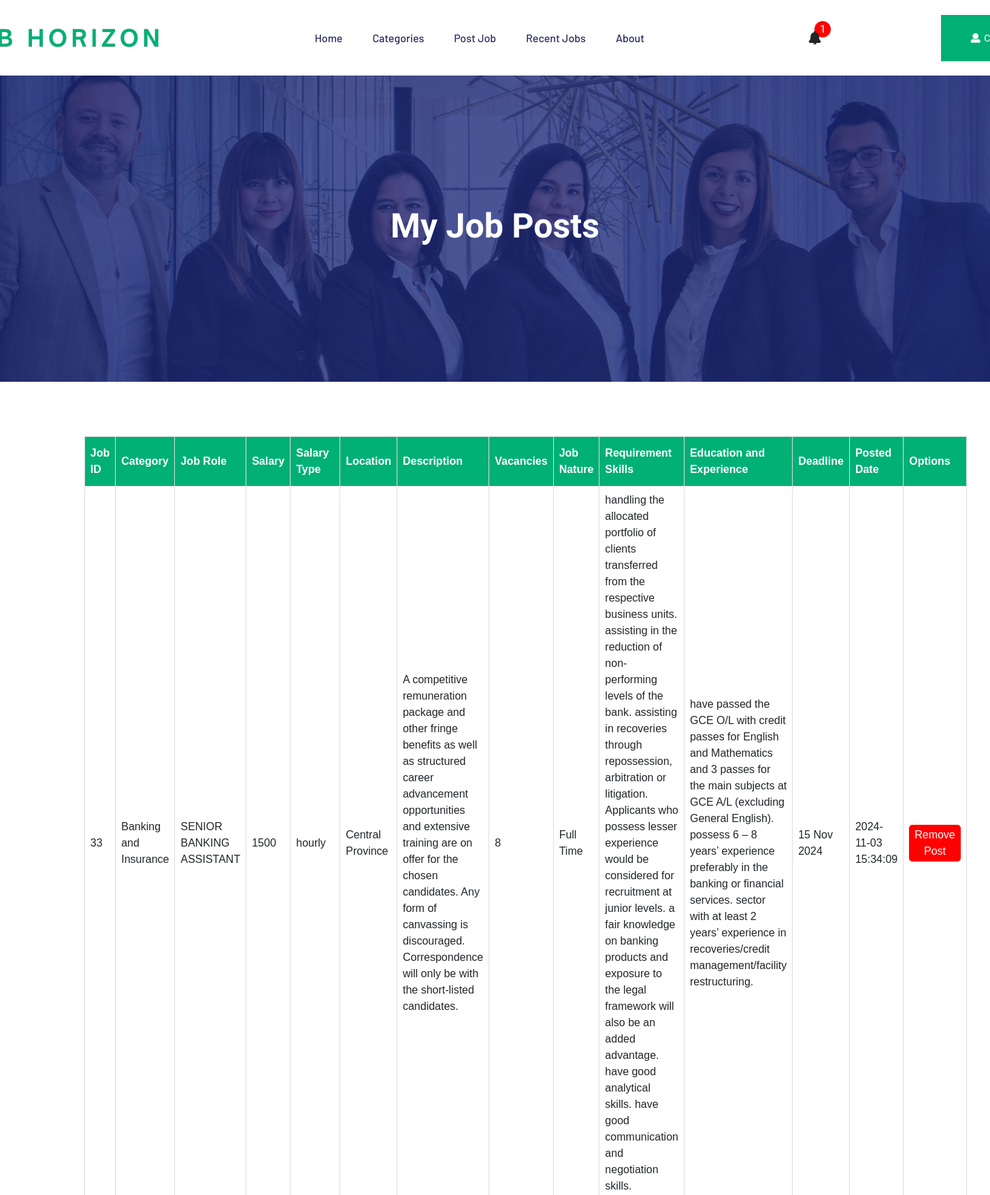
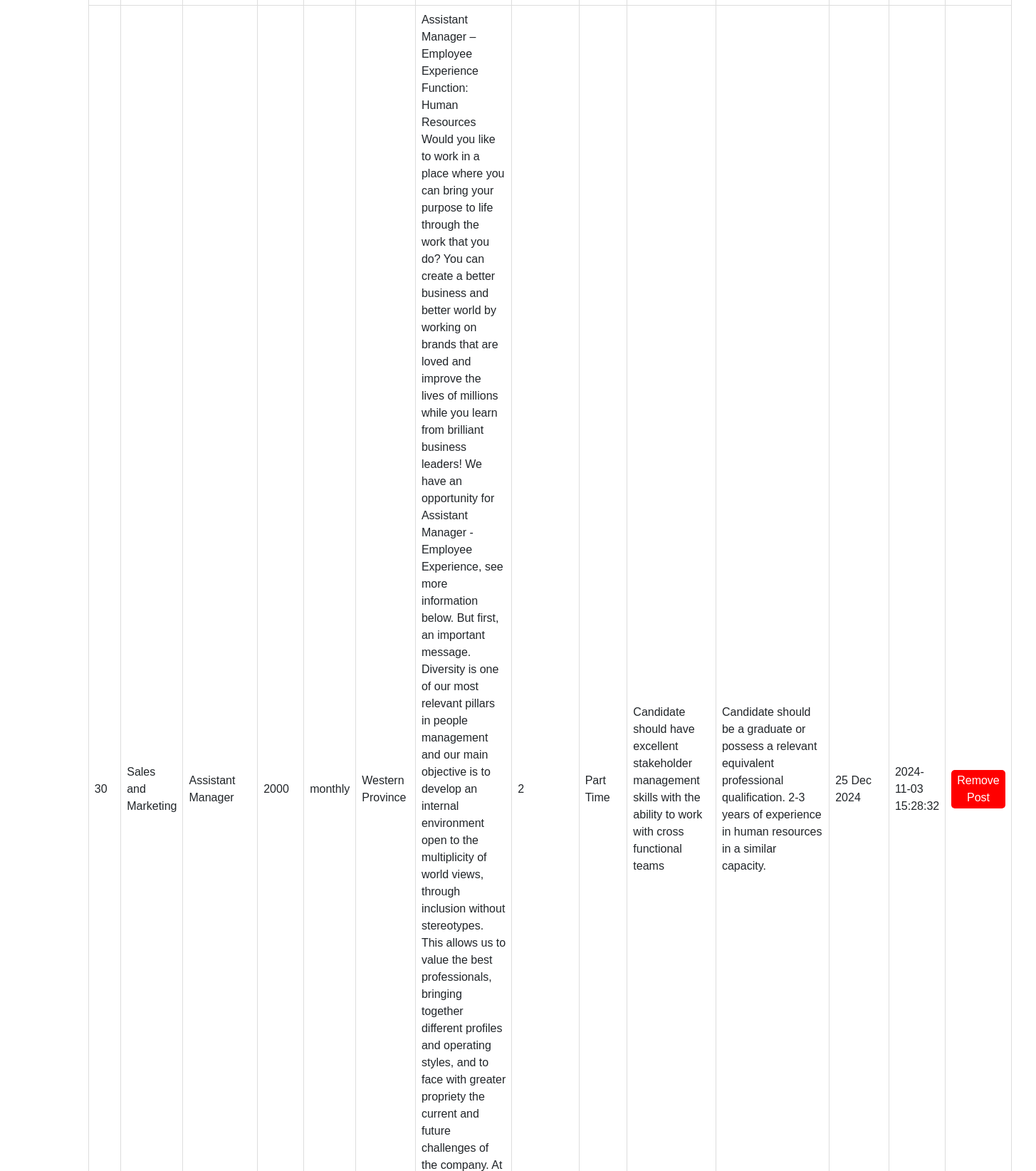
/client-side-web/company_job_posts.php (signed in, upper part), run on the app's committed database (2 pictures, top to bottom).
### tables this page shows
CREATE TABLE `jobs` (
  `job_id` int(10) NOT NULL,
  `company_id` int(10) NOT NULL,
  `category` varchar(50) NOT NULL,
  `job_role` varchar(50) NOT NULL,
  `salary` int(10) NOT NULL,
  `salary_type` varchar(50) NOT NULL,
  `location` varchar(100) NOT NULL,
  `description` longtext NOT NULL,
  `vacancies` int(10) NOT NULL,
  `job_nature` varchar(50) NOT NULL,
  `requirement_skills` longtext NOT NULL,
  `education_and_experience` longtext NOT NULL,
  `deadline` varchar(50) NOT NULL,
  `posted_date` timestamp NOT NULL DEFAULT current_timestamp() ON UPDATE current_timestamp(),
  `jobs_recycle_bin` int(1) NOT NULL
);

### client-side-web/company_job_posts.php (the view, shortened to what this page needs)
<?php require_once('../connection/dbconnection.php'); ?>
<?php
$company_id = $_SESSION['company_id'];
$jobs_list = "";
$query = "SELECT * FROM jobs
          WHERE company_id = '{$company_id}'
          AND jobs_recycle_bin = 0
          ORDER BY job_id DESC";
$result = mysqli_query($connection, $query);
if ($result) {
    if (mysqli_num_rows($result) > 0) {
        while ($record = mysqli_fetch_array($result)) {
            $jobs_list .= "<tbody>";
            $jobs_list .= "<tr>";
            $jobs_list .= "<td class=\"text-left\"> {$record['job_id']} </td>";
            $jobs_list .= "<td class=\"text-left\"> {$record['category']} </td>";
            $jobs_list .= "<td class=\"text-left\"> {$record['job_role']} </td>";
            $jobs_list .= "<td class=\"text-left\"> {$record['salary']} </td>";
            $jobs_list .= "<td class=\"text-left\"> {$record['salary_type']} </td>";
            $jobs_list .= "<td class=\"text-left\"> {$record['location']} </td>";
            $jobs_list .= "<td class=\"text-left\"> {$record['description']} </td>";
            $jobs_list .= "<td class=\"text-left\"> {$record['vacancies']} </td>";
            $jobs_list .= "<td class=\"text-left\"> {$record['job_nature']} </td>";
            $jobs_list .= "<td class=\"text-left\"> {$record['requirement_skills']} </td>";
            $jobs_list .= "<td class=\"text-left\"> {$record['education_and_experience']} </td>";
            $jobs_list .= "<td class=\"text-left\"> {$record['deadline']} </td>";
            $jobs_list .= "<td class=\"text-left\"> {$record['posted_date']} </td>";
            $jobs_list .= "<td class=\"text-left\">
                            <a href=\"../client-side-web/components/cancel_job_post.php?job_id={$record['job_id']}\"
                            onclick=\"return confirm('Are you sure you want to remove this job post?');\">
                            <button class=\"cancelBtn\">Remove Post</button></a>
                           </td>";
            $jobs_list .= "</tr>";
            $jobs_list .= "</tbody>";
        }
    } else {
        $jobs_list .= "<tbody><tr><div class='filter-warning'><h1>Ooops... No Job Posts Found!</h1></div></tr></tbody>";
    }
}
?>
<!DOCTYPE html>
<html lang="en">
<head>
    <link rel="stylesheet" href="../client-side-web/css/theme.css">
    <link rel="stylesheet" href="../client-side-web/css/owl.carousel.min.css">
    <link rel="stylesheet" href="../client-side-web/css/price_rangs.css">
    <link rel="stylesheet" href="../client-side-web/css/flaticon.css">
    <link rel="stylesheet" href="../client-side-web/css/slicknav.css">
    <link rel="stylesheet" href="../client-side-web/css/animate.min.css">
    <link rel="stylesheet" href="../client-side-web/css/magnific-popup.css">
    <link rel="stylesheet" href="../client-side-web/css/fontawesome-all.min.css">
    <link rel="stylesheet" href="../client-side-web/css/themify-icons.css">
    <link rel="stylesheet" href="../client-side-web/css/slick.css">
    <link rel="stylesheet" href="../client-side-web/css/nice-select.css">
    <link rel="stylesheet" href="../client-side-web/css/style.css">
    <link rel="stylesheet" href="../client-side-web/css/footer.css">
    <link rel="stylesheet" href="../client-side-web/css/tables.css">
</head>
<body>
    <?php require_once('../client-side-web/components/header.php'); ?>
    <main>
        <div class="slider-area ">
            <div class="single-slider section-overly slider-height2 d-flex align-items-center"
                 data-background="../client-side-web/assets/images/hero/about.jpg">
                <div class="container">
                    <div class="row">
                        <div class="col-xl-12">
                            <div class="hero-cap text-center">
                                <h2>My Job Posts</h2>
                            </div>
                        </div>
                    </div>
                </div>
            </div>
        </div>
        <section class="featured-job-area filterContainer">
            <div class="tableContainer">
                <div class="row justify-content-center">
                    <div class="col-xl-10">
                        <table id="customers">
                            <tr>
                                <th>Job ID</th>
                                <th>Category</th>
                                <th>Job Role</th>
                                <th>Salary</th>
                                <th>Salary Type</th>
                                <th>Location</th>
                                <th>Description</th>
                                <th>Vacancies</th>
                                <th>Job Nature</th>
                                <th>Requirement Skills</th>
                                <th>Education and Experience</th>
                                <th>Deadline</th>
                                <th>Posted Date</th>
                                <th>Options</th>
                            </tr>
                            <?php echo $jobs_list ?>
                        </table>
                    </div>
                </div>
            </div>
        </section>
    </main>
</body>
</html>

### client-side-web/css/tables.css (style rules this page uses)
#customers { font-family: Arial, Helvetica, sans-serif; border-collapse: collapse; width: 100%; }
#customers td, #customers th { border: 1px solid #ddd; padding: 8px; }
#customers th { padding-top: 12px; padding-bottom: 12px; text-align: left; background-color: #00B074; color: white; }
.cancelBtn { color: white; background-color: red; cursor: pointer; border-radius: 5px; border-color: transparent; }

### data on the page
jobs: job_id "33", category "Banking and Insurance", job_role "SENIOR BANKING ASSISTANT", salary "1500", salary_type "hourly", location "Central Province", description "A competitive remuneration package and other fringe benefits as well as structured career advancement opportunities and extensive training are on offer for the chosen candidates. Any form of canvassing is discouraged. Correspondence will only be with the short-listed candidates.", vacancies "8", job_nature "Full Time", requirement_skills "handling the allocated portfolio of clients transferred from the respective business units. assisting in the reduction of non-performing levels of the bank. assisting in recoveries through repossession, arbitration or litigation. Applicants who possess lesser experience would be considered for recruitment at junior levels. a fair knowledge on banking products and exposure to the legal framework will also be an added advantage. have good analytical skills. have good communication and negotiation skills.", education_and_experience "have passed the GCE O/L with credit passes for English and Mathematics and 3 passes for the main subjects at GCE A/L (excluding General English). possess 6 – 8 years’ experience preferably in the banking or financial services. sector with at least 2 years’ experience in recoveries/credit management/facility restructuring.", deadline "15 Nov 2024", posted_date "2024-11-03 15:34:09"
jobs: job_id "30", category "Sales and Marketing", job_role "Assistant Manager", salary "2000", salary_type "monthly", location "Western Province", vacancies "2", job_nature "Part Time", requirement_skills "Candidate should have excellent stakeholder management skills with the ability to work with cross functional teams", education_and_experience "Candidate should be a graduate or possess a relevant equivalent professional qualification. 2-3 years of experience in human resources in a similar capacity.", deadline "25 Dec 2024", posted_date "2024-11-03 15:28:32"

### other printed values
$notificationCount "1"
